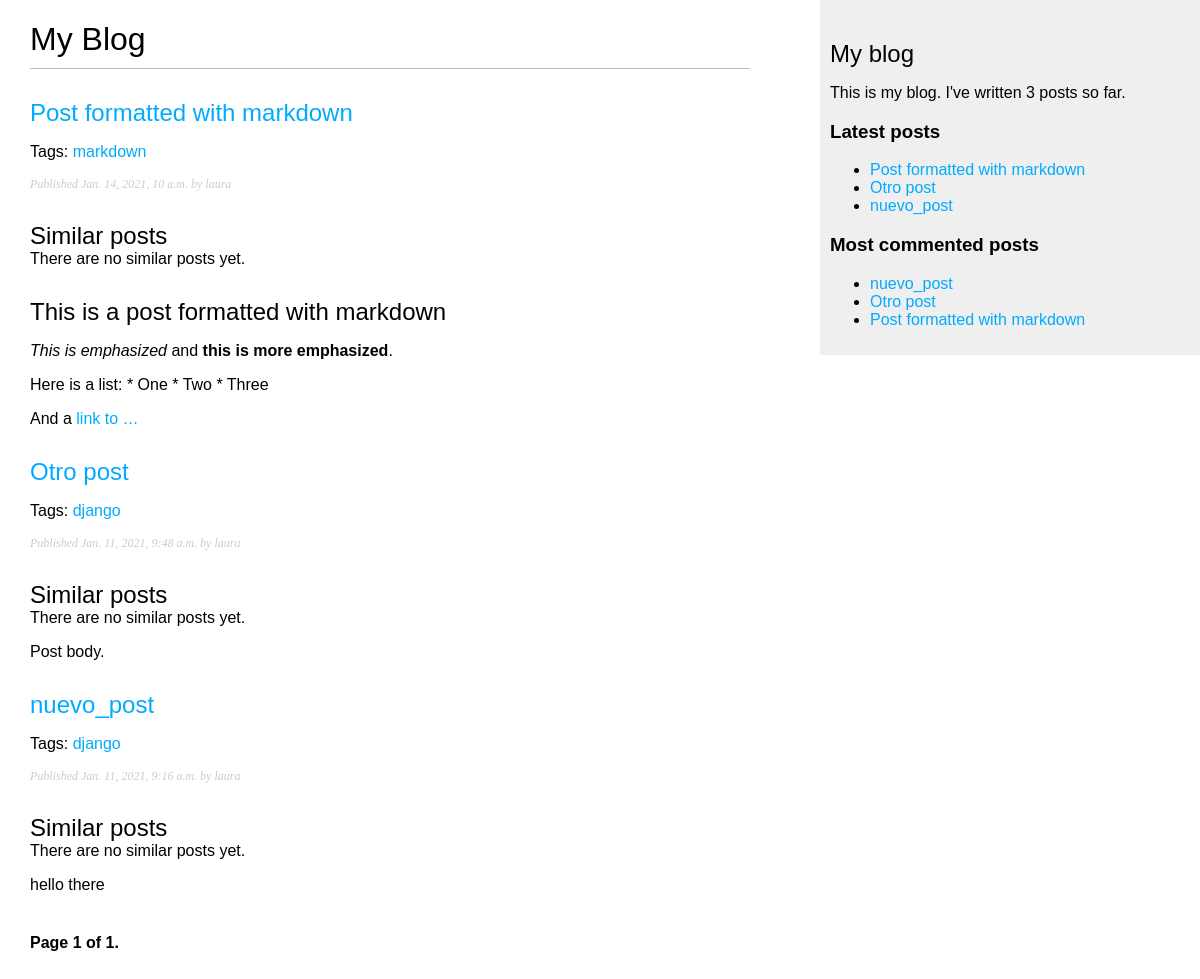
Screenshot of /blog/ with the database file from the repository.
### blog_app/models.py (models this page shows, shortened)
class Post(models.Model):
    STATUS_CHOICES = (
        ('draft', 'Draft'),
        ('published', 'Published'),
    )
    title = models.CharField(max_length=250)
    slug = models.SlugField(max_length=250,
        unique_for_date='publish')
    author = models.ForeignKey(User,
        on_delete=models.CASCADE,
        related_name='blog_posts')
    body = models.TextField()
    publish = models.DateTimeField(default=timezone.now)
    created = models.DateTimeField(auto_now_add=True)
    updated = models.DateTimeField(auto_now=True)
    status = models.CharField(max_length=10,
        choices=STATUS_CHOICES,
        default='draft')
    objects = models.Manager() # The default manager.
    published = PublishedManager() # Our custom manager.
    def get_absolute_url(self):
        return reverse('blog:post_detail',
            args=[self.publish.year,
                self.publish.month,
                self.publish.day, self.slug])
    tags = TaggableManager()
    class Meta:
        ordering = ('-publish',)

### blog_app/views.py (the view)
# urls.py: path('', views.post_list, name='post_list'),
def post_list(request, tag_slug=None):
    object_list = Post.published.all()
    tag = None
    if tag_slug:
        tag = get_object_or_404(Tag, slug=tag_slug)
        object_list = object_list.filter(tags__in=[tag])
    paginator = Paginator(object_list, 3) # 3 posts in each page
    page = request.GET.get('page')
    try:
        posts = paginator.page(page)
    except PageNotAnInteger:
        posts = paginator.page(1)
    except EmptyPage:
        posts = paginator.page(paginator.num_pages)
    return render(request,
        'blog/post/list.html',
        {'page': page,
        'posts': posts,
        'tag': tag})

### blog_app/models.py (called while the page is built)
    def get_queryset(self):
        return super(PublishedManager,
            self).get_queryset().filter(status='published')

### blog_app/templatetags/blog_tags.py (called while the page is built)
@register.simple_tag
def total_posts():
    return Post.published.count()

@register.inclusion_tag('blog/post/latest_posts.html')
def show_latest_posts(count=5):
    latest_posts = Post.published.order_by('-publish')[:count]
    return {'latest_posts': latest_posts}

@register.simple_tag
def get_most_commented_posts(count=5):
    return Post.published.annotate(
        total_comments=Count('comments')
    ).order_by('-total_comments')[:count]

@register.filter(name='markdown')
def markdown_format(text):
    return mark_safe(markdown.markdown(text))

### blog_app/templates/blog/post/list.html (shortened to what this page needs)
{% extends "blog/base.html" %}
{% load blog_tags %}
{% block content %}
<h1>My Blog</h1>
{% for post in posts %}
<h2>
    <a href="{{ post.get_absolute_url }}">
        {{ post.title }}
    </a>
</h2>
<p class="tags">
    Tags:
    {% for tag in post.tags.all %}
    <a href="{% url "blog:post_list_by_tag" tag.slug %}">
        {{ tag.name }}
    </a>
    {% endfor %}
</p>
<p class="date">
    Published {{ post.publish }} by {{ post.author }}
</p>
<h2>Similar posts</h2>
{% for post in similar_posts %}
<p>
    <a href="{{ post.get_absolute_url }}">{{ post.title }}</a>
</p>
{% empty %}
There are no similar posts yet.
{% endfor %}
{{ post.body|markdown|truncatewords_html:30 }}
{% endfor %}
{% include "pagination.html" with page=posts %}
{% endblock %}

### blog_app/templates/blog/base.html (shortened to what this page needs)
{% load blog_tags %}
{% load static %}
<!DOCTYPE html>
<html>
<head>
    <link href="{% static "css/blog.css" %}" rel="stylesheet">
</head>
<body>
    <div id="content">
        {% block content %}
        {% endblock %}
    </div>
    <div id="sidebar">
        <h2>My blog</h2>
        <p>This is my blog. I've written {% total_posts %} posts so far.</p>
        <h3>Latest posts</h3>
        {% show_latest_posts 3 %}
        <h3>Most commented posts</h3>
        {% get_most_commented_posts as most_commented_posts %}
        <ul>
            {% for post in most_commented_posts %}
            <li>
                <a href="{{ post.get_absolute_url }}">{{ post.title }}</a>
            </li>
            {% endfor %}
        </ul>
    </div>
</body>
</html>

### blog_app/templates/pagination.html (shortened to what this page needs)
<div class="pagination">
    <span class="step-links">
        <span class="current">
            Page {{ page.number }} of {{ page.paginator.num_pages }}.
        </span>
    </span>
</div>

### blog_app/templates/blog/post/latest_posts.html
<ul>
    {% for post in latest_posts %}
    <li>
        <a href="{{ post.get_absolute_url }}">{{ post.title }}</a>
    </li>
    {% endfor %}
</ul>

### blog_app/static/css/blog.css (style rules this page uses)
body { margin:0; padding:0; font-family:helvetica, sans-serif; }
a { color:#00abff; text-decoration:none; }
h1 { font-weight:normal; border-bottom:1px solid #bbb; padding:0 0 10px 0; }
h2 { font-weight:normal; margin:30px 0 0; }
#content { float:left; width:60%; padding:0 0 0 30px; }
#sidebar { float:right; width:30%; padding:10px; background:#efefef; height:100%; }
p.date { color:#ccc; font-family: georgia, serif; font-size: 12px; font-style: italic; }
.pagination { margin:40px 0; font-weight:bold; }

### rows the page displays
Post: title "Post formatted with markdown", publish "Jan. 14, 2021, 10 a.m.", author "laura", body "This is a post formatted with markdown This is emphasized and this is more emphasized . Here is a list: * One * Two * Three And a link to …"
Tag: name "markdown"
Post: title "Otro post", publish "Jan. 11, 2021, 9:48 a.m.", author "laura", body "Post body."
Tag: name "django"
Post: title "nuevo_post", publish "Jan. 11, 2021, 9:16 a.m.", author "laura", body "hello there"

### other values shown
{{ page.number }} "1"
{{ page.paginator.num_pages }} "1"
